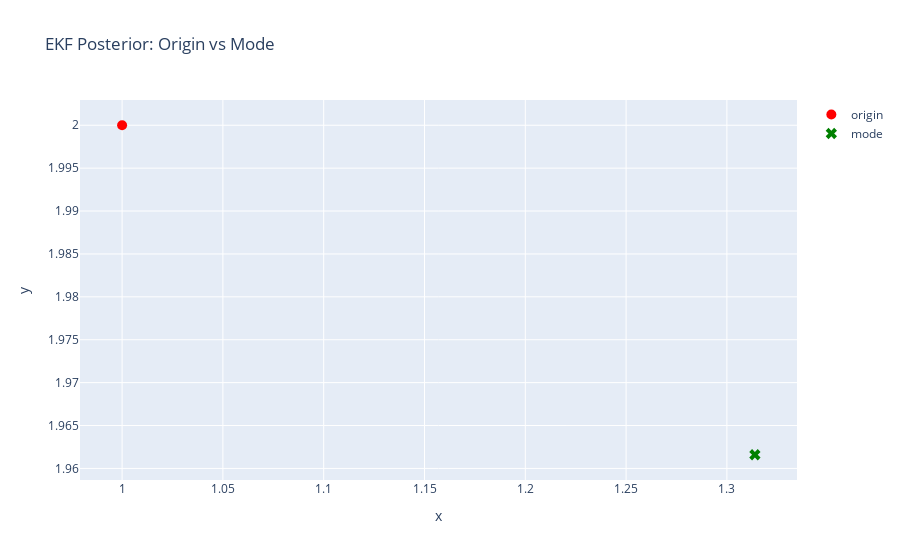

The notebook cell this image was saved under:
### Markdown cell above
## 2. EKF Perspective

An Extended Kalman Filter (EKF) posterior can be represented as a `ConcentratedGaussian`:

- Origin: the linearization/reference state.
- Tangent mean: offset from origin to the mode.
- Covariance: uncertainty in that tangent space.

Before using this posterior as a prior for the next prediction, call `reset()` to move the origin to the mode and zero the mean (keeping covariance transported).

### Code cell
# Simulated EKF posterior with non-zero tangent mean
origin_post = Pose2(1.0, 2.0, 0.2)
cov_post: M = np.diag([0.05, 0.04, 0.02]).astype(float)
mean_post: V = np.array([0.3, -0.1, 0.15], dtype=float)
posterior = gtsam.ConcentratedGaussianPose2(5, origin_post, mean_post, cov_post)
mode_pose = posterior.retractMean()
print('Origin:', origin_post)
print('Mode  :', mode_pose)
print('Mode probability:', posterior.evaluate(mode_pose))

reset_density = posterior.reset()
print('After reset -> origin == mode?', reset_density.origin() == mode_pose)
print('Reset mean (should be empty/None):', reset_density.mean())

fig_ekf = go.Figure()
fig_ekf.add_trace(go.Scatter(x=[origin_post.x()], y=[origin_post.y()], mode='markers',
                             marker=dict(color='red', size=10), name='origin'))
fig_ekf.add_trace(go.Scatter(x=[mode_pose.x()], y=[mode_pose.y()], mode='markers',
                             marker=dict(color='green', size=10, symbol='x'), name='mode'))
fig_ekf.update_layout(title='EKF Posterior: Origin vs Mode', xaxis_title='x', yaxis_title='y')
fig_ekf.show()

### Figure 1 — Plotly figure (JSON) as saved in the notebook; plotly's stock layout.template omitted (floating-point values rounded to 4 significant figures)
{"data": [{"marker": {"color": "red", "size": 10}, "mode": "markers", "name": "origin", "type": "scatter", "x": [1], "y": [2]}, {"marker": {"color": "green", "size": 10, "symbol": "x"}, "mode": "markers", "name": "mode", "type": "scatter", "x": [1.314], "y": [1.962]}], "layout": {"title": {"text": "EKF Posterior: Origin vs Mode"}, "xaxis": {"title": {"text": "x"}}, "yaxis": {"title": {"text": "y"}}}}
